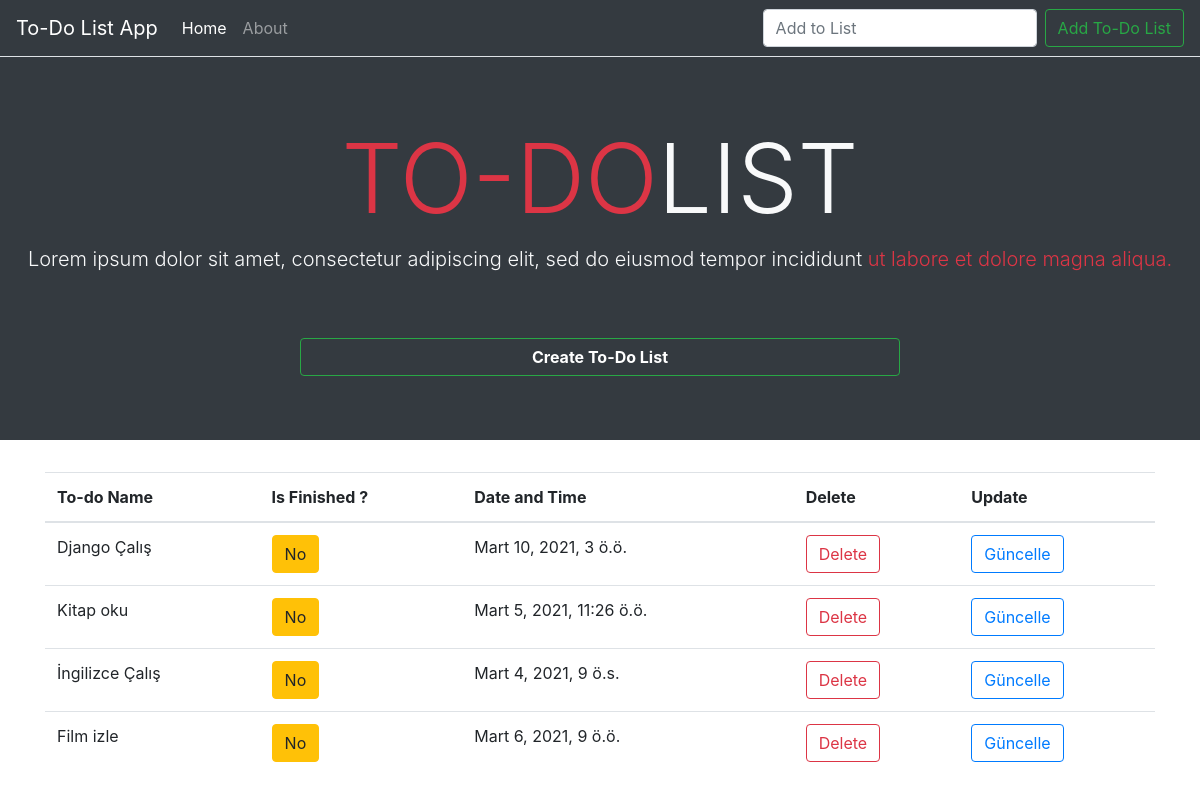
/, run on an earlier commit of the app's database.
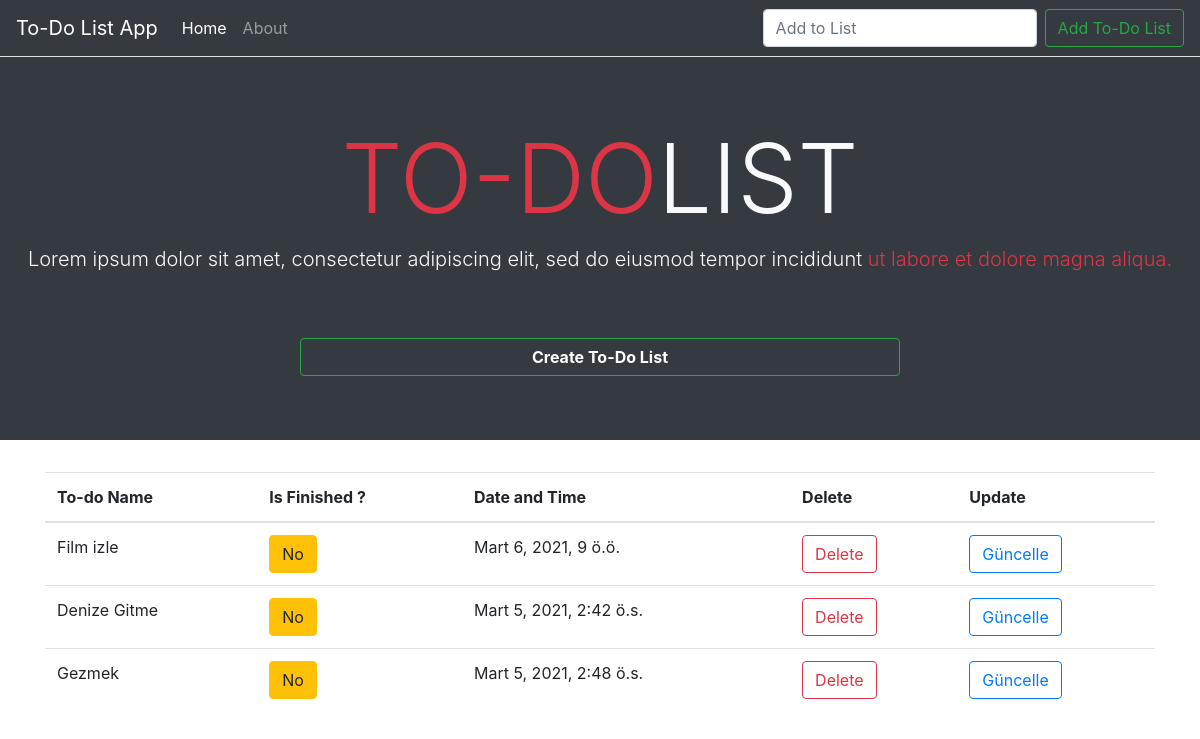
And on a later commit of the database.
### todo_app/models.py (models this page shows, shortened)
class Todos(models.Model):
      title = models.CharField(max_length =100)
      description = models.TextField(blank = True, max_length=2500)
      finished = models.BooleanField(default = False)
      date = models.DateTimeField(default = datetime.now ,blank = True)

### todo_app/views.py (the view)
# urls.py: path('',views.index, name='index'),
def index(request):
      if request.method =="POST":
            form = ListForm(request.POST or None)
            if form.is_valid: #form validse kaydet
                  form.save()
                  todo_list = Todos.objects.all()
                  return render(request,"todo_pages/index.html",{'todo_list':todo_list})
      else:
            todo_list = Todos.objects.all()
            return render(request,"todo_pages/index.html",{'todo_list':todo_list})

### templates/todo_pages/index.html (shortened to what this page needs)
{% extends "todo_pages/base.html" %}
{% block content %}
      <div id="yukselik" class="jumbotron  jumbotron-fluid border-top bg-dark">
            <div class="d-flex h-100 flex-column text-light justify-content-center text-center">
                  <h1 class="display-1 "> <span class="text-danger">TO-DO</span>LIST</h1>
                  <p class="lead">Lorem ipsum dolor sit amet, consectetur adipiscing elit, sed do eiusmod tempor
                        incididunt <span class="text-danger">ut labore et dolore magna aliqua.</span></p>
                  <a href="{% url 'create' %}" class="btn  mt-5 w-50 mx-auto btn-outline-success font-weight-bold text-white">
                        Create To-Do List
                  </a>
            </div>
      </div>
    <div class="container mt-2">
      <table class="table">
            <thead >
              <tr>
                <th scope="col">To-do Name</th>
                <th scope="col">Is Finished ?</th>
                <th scope="col">Date and Time</th>
                <th scope="col">Delete</th>
                <th scope="col">Update</th>
              </tr>
            </thead>
            <tbody>
            {% for todo in todo_list %}
            {% if todo.finished %}
                  <tr>
                        <td> <del>{{ todo.title}}</del></td>
                        <td>
                              <a class="btn btn-danger" href="{% url 'yes_finish' todo.id %}" role="button">Yes</a>
                        </td>
                        <td>{{ todo.date }}</td>
                        <td>
                        <a class="btn btn btn-outline-danger" href="{% url 'delete' todo.id %}" role="button">Delete</a>
                        </td>
                        <td>
                        <a class="btn btn-outline-primary" href="{% url 'update' todo.id %}" role="button">Güncelle</a>
                        </td>
                  </tr>
            {% else %}
                  <tr>
                        <td> {{ todo.title}}</td>
                        <td>
                        <a class="btn btn-warning" href="{% url 'no_finish' todo.id %}" role="button">No</a>
                        </td>
                        <td>{{ todo.date }}</td>
                        <td>
                        <a class="btn btn btn-outline-danger" href="{% url 'delete' todo.id %}" role="button">Delete</a>
                        </td>
                        <td>
                        <a class="btn btn-outline-primary" href="{% url 'update' todo.id %}" role="button">Güncelle</a>
                        </td>
                  </tr>
            {% endif%}
            {% endfor %}
            </tbody>
          </table>
      </div>
{% endblock content %}

### templates/todo_pages/base.html (shortened to what this page needs)
<!doctype html>
<html lang="en">
  <head>
    <link rel="stylesheet" href="https://cdn.jsdelivr.net/npm/bootstrap@4.6.0/dist/css/bootstrap.min.css">
  </head>
  <body>
    <nav class="navbar navbar-expand-lg navbar-dark bg-dark">
      <a class="navbar-brand" href="{%url 'index' %}">To-Do List App</a>
      <div class="collapse navbar-collapse" id="navbarSupportedContent">
        <ul class="navbar-nav mr-auto">
          <li class="nav-item active">
            <a class="nav-link" href="{% url 'index' %}">Home <span class="sr-only">(current)</span></a>
          </li>
          <li class="nav-item">
            <a class="nav-link" href="{% url 'about' %}">About</a>
          </li>
        </ul>
        <form class="form-inline my-2 my-lg-0" method="POST">
          <input class="form-control mr-sm-2" type="text" placeholder="Add to List" name="title">
          <button class="btn btn-outline-success my-2 my-sm-0" type="submit">Add To-Do List</button>
        </form>
      </div>
    </nav>
    {% block content  %}
    {% endblock content %}
  </body>
</html>

What changed in the data, as far as the page shows it:
removed Todos: title "Django Çalış", date "Mart 10, 2021, 3 ö.ö."
removed Todos: title "Kitap oku", date "Mart 5, 2021, 11:26 ö.ö."
removed Todos: title "İngilizce Çalış", date "Mart 4, 2021, 9 ö.s."
added Todos: title "Denize Gitme", date "Mart 5, 2021, 2:42 ö.s."
added Todos: title "Gezmek", date "Mart 5, 2021, 2:48 ö.s."
